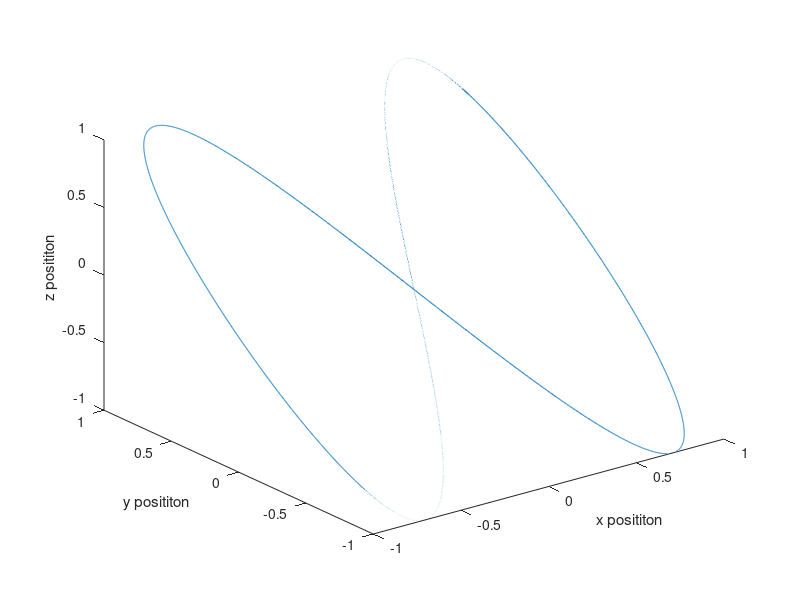

Here is the MATLAB script that generated this plot: (Note: this script raises an error after producing the figure.)
%%
% generate a trajectory using cos and/or sin. Derive twice to get acceleration
% and give those value to the imu integrator to recompute the trajectory.
% Using trigonometry is ok : position won't go to infinity + loop.

%THIS IS PURE TRANLSATION
%rate of turn set to 0 (wx = wy= wz = 0) for all the trajectory.

%*****************************WORKING*********************
%%
close all;
clear all;

fe = 1000;
N = 10*1;
t = (0:1/fe:N-1/fe);

x = sin(t);
y = sin(2*t);
z = sin(2*t);

figure('Name','3D position plot','NumberTitle','off');
plot3(x,y,z);
xlabel('x posititon');
ylabel('y posititon');
zlabel('z posititon');

deg_to_rad = 3.14159265359/180.0;
ax = -sin(t);
ay = -4*sin(2*t);
az = -4*sin(2*t);
wx(1,1:(N*fe)) = 0*deg_to_rad; 
wy(1,1:(N*fe)) = 0*deg_to_rad;
wz(1,1:(N*fe)) = 0*deg_to_rad;
u = [ax; ay; az; wx; wy; wz];

%% needed parameters

dt = 0.001;
di = [0; 0; 0; 1; 0; 0; 0; 1; 2; 2];
di0 = [0; 0; 0; 1; 0; 0; 0; 0; 0; 0];
%u = [10; 5; 2; 110; 30; 50];

b0 = [0; 0; 0; 0; 0; 0]; %bias vector

n_ax = 0.04*randn(1,(N*fe));
n_ay = 0.04*randn(1,(N*fe));
n_az = 0.04*randn(1,(N*fe));
n_wx = 0.002*randn(1,(N*fe));
n_wy = 0.002*randn(1,(N*fe));
n_wz = 0.002*randn(1,(N*fe));
n0 = [0; 0; 0; 0; 0; 0]; %noise vector
n = [n_ax; n_ay; n_az; n_wx; n_wy; n_wz]; %noise vector

di_t = di;
di_t0 = di0;

%FORMULATION IS PQV
%UNIT QUATERNION IS [1 0 0 0]

for i=1:N*fe-1
    d = data2delta(b0, u(:,i), n0, dt);
%% test imu_integrator

    di_out0 = imu_integrator(di, d, dt);
    di=di_out0;
    di_t = [di_t, di];
end

%% Plolt Integrated position
figure('Name','acceleration','NumberTitle','off');
subplot(3,1,1);
plot(t, ax(1,:));
hold on;
subplot(3,1,2);
plot(t, ay(1,:));
subplot(3,1,3);
plot(t, az(1,:));

figure('Name','position through time','NumberTitle','off');
subplot(3,1,1);
plot(t, x(1,:));
hold on;
subplot(3,1,2);
plot(t, y(1,:));
subplot(3,1,3);
plot(t, z(1,:));

figure('Name','velocity through time','NumberTitle','off');
subplot(3,1,1);
plot(t, di_t(8,:));
hold on;
subplot(3,1,2);
plot(t, di_t(9,:));
subplot(3,1,3);
plot(t, di_t(10,:));

%% 3D plot
figure('Name','3D position plot','NumberTitle','off');
plot3(di_t(1,:),di_t(2,:),di_t(3,:));
xlabel('x posititon');
ylabel('y posititon');
zlabel('z posititon');

% fileID = fopen('data_test_trig.txt','wt');
% data = [t',u'];
% for ii = 1:size(data,1)
%     fprintf(fileID,'%g\t',data(ii,:));
%     fprintf(fileID,'\n');
% end
% fclose(fileID);

figure('Name','2D position plot','NumberTitle','off');
subplot(3,2,1)
plot(x,y);
xlabel('x posititon');
ylabel('y posititon');
subplot(3,2,2)
plot(di_t(1,:),di_t(2,:));
xlabel('x posititon recons');
ylabel('y posititon recons');
subplot(3,2,3)
plot(x,z);
xlabel('x posititon');
ylabel('z posititon');
subplot(3,2,4)
plot(di_t(1,:),di_t(3,:));
xlabel('x posititon recons');
ylabel('z posititon recons');
subplot(3,2,5)
plot(y,z);
xlabel('y posititon');
ylabel('z posititon');
subplot(3,2,6)
plot(di_t(2,:),di_t(3,:));
xlabel('y posititon recons');
ylabel('z posititon recons');

figure('Name','error','NumberTitle','off')
subplot(3,1,1);
plot(t,x(1,:) - di_t(1,:));
xlabel('x error over time');
hold on;
subplot(3,1,2);
plot(t,y(1,:) - di_t(2,:));
xlabel('y error over time');
subplot(3,1,3);
plot(t,z(1,:) - di_t(3,:));
xlabel('z error over time');

%% all 3D plots in same figure :
figure('Name','compare trajectories','NumberTitle','off');
plot3(x(1,:),y(1,:),z(1,:), 'r');
hold on;
plot3(di_t(1,:),di_t(2,:),di_t(3,:), 'g');
xlabel('x posititon');
ylabel('y posititon');
zlabel('z posititon');
